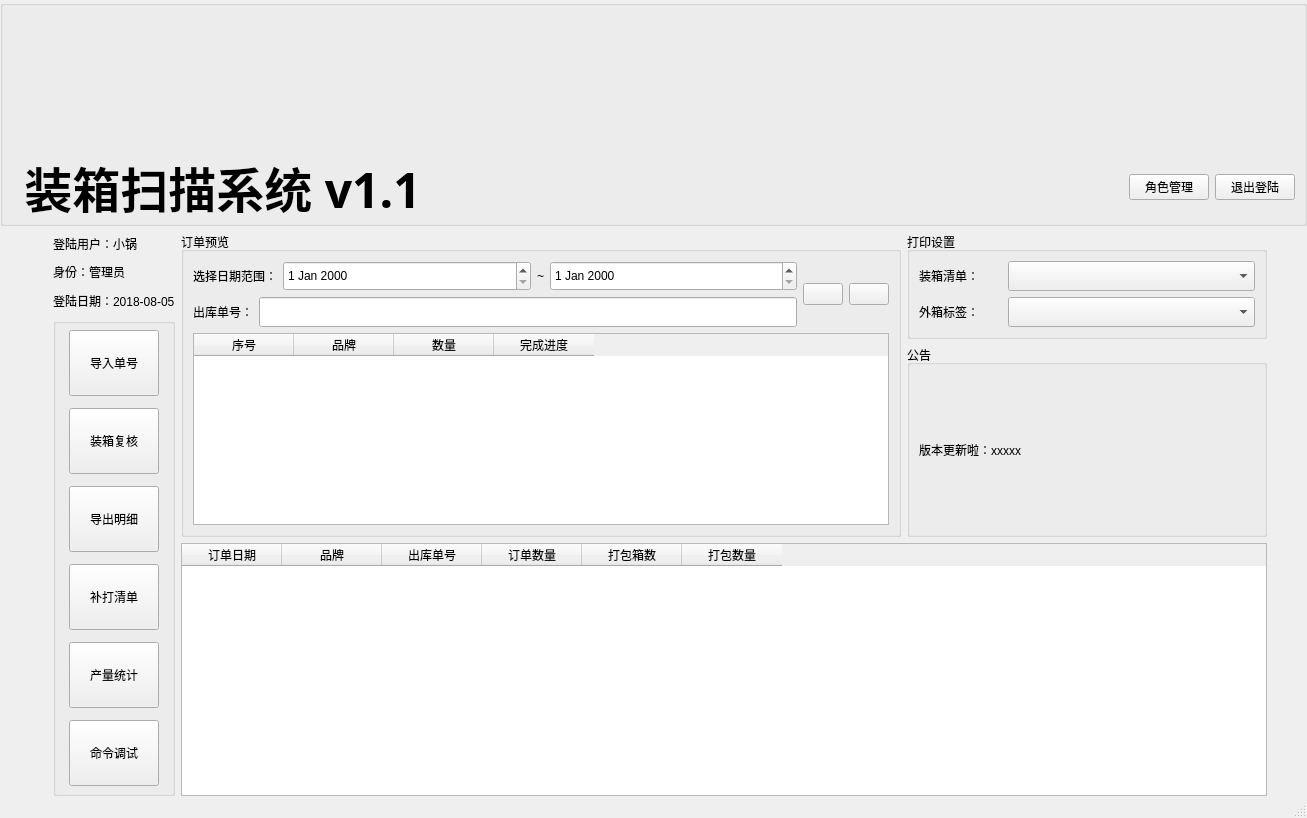
<?xml version="1.0" encoding="UTF-8"?>
<ui version="4.0">
 <class>MainWindow</class>
 <widget class="QMainWindow" name="MainWindow">
  <property name="geometry">
   <rect>
    <x>0</x>
    <y>0</y>
    <width>1307</width>
    <height>818</height>
   </rect>
  </property>
  <property name="acceptDrops">
   <bool>false</bool>
  </property>
  <property name="windowTitle">
   <string>装箱扫描系统</string>
  </property>
  <property name="windowIcon">
   <iconset>
    <normaloff>../Images/ico.ico</normaloff>../Images/ico.ico</iconset>
  </property>
  <widget class="QWidget" name="centralwidget">
   <layout class="QVBoxLayout" name="verticalLayout_9" stretch="2,5">
    <property name="leftMargin">
     <number>0</number>
    </property>
    <property name="topMargin">
     <number>0</number>
    </property>
    <property name="rightMargin">
     <number>0</number>
    </property>
    <property name="bottomMargin">
     <number>0</number>
    </property>
    <item>
     <widget class="QGroupBox" name="groupBox_5">
      <property name="styleSheet">
       <string notr="true">border-image: \url(:/images/images/top.jpg);</string>
      </property>
      <property name="title">
       <string/>
      </property>
      <layout class="QGridLayout" name="gridLayout_3">
       <property name="bottomMargin">
        <number>0</number>
       </property>
       <item row="2" column="2">
        <layout class="QHBoxLayout" name="horizontalLayout_7">
         <item>
          <widget class="QPushButton" name="pushButton">
           <property name="styleSheet">
            <string notr="true">border-image: \*url();</string>
           </property>
           <property name="text">
            <string>角色管理</string>
           </property>
           <property name="icon">
            <iconset resource="../img.qrc">
             <normaloff>:/images/images/user.ico</normaloff>:/images/images/user.ico</iconset>
           </property>
           <property name="iconSize">
            <size>
             <width>64</width>
             <height>64</height>
            </size>
           </property>
          </widget>
         </item>
         <item>
          <widget class="QPushButton" name="pushButton_2">
           <property name="styleSheet">
            <string notr="true">border-image: \*url();</string>
           </property>
           <property name="text">
            <string>退出登陆</string>
           </property>
           <property name="icon">
            <iconset resource="../img.qrc">
             <normaloff>:/images/images/exit.png</normaloff>:/images/images/exit.png</iconset>
           </property>
           <property name="iconSize">
            <size>
             <width>64</width>
             <height>64</height>
            </size>
           </property>
          </widget>
         </item>
        </layout>
       </item>
       <item row="0" column="2">
        <spacer name="verticalSpacer">
         <property name="orientation">
          <enum>Qt::Vertical</enum>
         </property>
         <property name="sizeHint" stdset="0">
          <size>
           <width>20</width>
           <height>40</height>
          </size>
         </property>
        </spacer>
       </item>
       <item row="2" column="0">
        <widget class="QLabel" name="label_12">
         <property name="enabled">
          <bool>true</bool>
         </property>
         <property name="font">
          <font>
           <family>微软雅黑</family>
           <pointsize>36</pointsize>
           <weight>75</weight>
           <bold>true</bold>
          </font>
         </property>
         <property name="focusPolicy">
          <enum>Qt::TabFocus</enum>
         </property>
         <property name="autoFillBackground">
          <bool>false</bool>
         </property>
         <property name="styleSheet">
          <string notr="true">border-image: \*url();</string>
         </property>
         <property name="text">
          <string> 装箱扫描系统 v1.1</string>
         </property>
        </widget>
       </item>
       <item row="2" column="1">
        <spacer name="horizontalSpacer_4">
         <property name="orientation">
          <enum>Qt::Horizontal</enum>
         </property>
         <property name="sizeHint" stdset="0">
          <size>
           <width>40</width>
           <height>20</height>
          </size>
         </property>
        </spacer>
       </item>
      </layout>
     </widget>
    </item>
    <item>
     <layout class="QHBoxLayout" name="horizontalLayout_6">
      <item>
       <spacer name="horizontalSpacer_3">
        <property name="orientation">
         <enum>Qt::Horizontal</enum>
        </property>
        <property name="sizeType">
         <enum>QSizePolicy::Fixed</enum>
        </property>
        <property name="sizeHint" stdset="0">
         <size>
          <width>40</width>
          <height>20</height>
         </size>
        </property>
       </spacer>
      </item>
      <item>
       <spacer name="horizontalSpacer">
        <property name="orientation">
         <enum>Qt::Horizontal</enum>
        </property>
        <property name="sizeType">
         <enum>QSizePolicy::Fixed</enum>
        </property>
        <property name="sizeHint" stdset="0">
         <size>
          <width>13</width>
          <height>13</height>
         </size>
        </property>
       </spacer>
      </item>
      <item>
       <layout class="QVBoxLayout" name="verticalLayout_7" stretch="1,6">
        <item>
         <layout class="QVBoxLayout" name="verticalLayout">
          <item>
           <widget class="QLabel" name="label_3">
            <property name="text">
             <string>登陆用户：小锅</string>
            </property>
           </widget>
          </item>
          <item>
           <widget class="QLabel" name="label_5">
            <property name="text">
             <string>身份：管理员</string>
            </property>
           </widget>
          </item>
          <item>
           <widget class="QLabel" name="label_4">
            <property name="text">
             <string>登陆日期：2018-08-05</string>
            </property>
           </widget>
          </item>
         </layout>
        </item>
        <item>
         <widget class="QGroupBox" name="groupBox_2">
          <property name="title">
           <string/>
          </property>
          <layout class="QVBoxLayout" name="verticalLayout_2">
           <property name="leftMargin">
            <number>13</number>
           </property>
           <property name="topMargin">
            <number>0</number>
           </property>
           <property name="rightMargin">
            <number>13</number>
           </property>
           <property name="bottomMargin">
            <number>0</number>
           </property>
           <item>
            <widget class="QPushButton" name="pushButton_7">
             <property name="minimumSize">
              <size>
               <width>0</width>
               <height>0</height>
              </size>
             </property>
             <property name="maximumSize">
              <size>
               <width>180</width>
               <height>66</height>
              </size>
             </property>
             <property name="sizeIncrement">
              <size>
               <width>44</width>
               <height>44</height>
              </size>
             </property>
             <property name="text">
              <string>导入单号</string>
             </property>
             <property name="icon">
              <iconset resource="../img.qrc">
               <normaloff>:/images/images/FromExcel32.ico</normaloff>:/images/images/FromExcel32.ico</iconset>
             </property>
             <property name="iconSize">
              <size>
               <width>68</width>
               <height>68</height>
              </size>
             </property>
            </widget>
           </item>
           <item>
            <widget class="QPushButton" name="pushButton_3">
             <property name="maximumSize">
              <size>
               <width>180</width>
               <height>66</height>
              </size>
             </property>
             <property name="text">
              <string>装箱复核</string>
             </property>
             <property name="icon">
              <iconset resource="../img.qrc">
               <normaloff>:/images/images/pack.png</normaloff>:/images/images/pack.png</iconset>
             </property>
             <property name="iconSize">
              <size>
               <width>68</width>
               <height>68</height>
              </size>
             </property>
            </widget>
           </item>
           <item>
            <widget class="QPushButton" name="pushButton_6">
             <property name="maximumSize">
              <size>
               <width>180</width>
               <height>66</height>
              </size>
             </property>
             <property name="text">
              <string>导出明细</string>
             </property>
             <property name="icon">
              <iconset resource="../img.qrc">
               <normaloff>:/images/images/ToExcel32.ico</normaloff>:/images/images/ToExcel32.ico</iconset>
             </property>
             <property name="iconSize">
              <size>
               <width>68</width>
               <height>68</height>
              </size>
             </property>
            </widget>
           </item>
           <item>
            <widget class="QPushButton" name="pushButton_5">
             <property name="maximumSize">
              <size>
               <width>180</width>
               <height>66</height>
              </size>
             </property>
             <property name="text">
              <string>补打清单</string>
             </property>
             <property name="icon">
              <iconset resource="../img.qrc">
               <normaloff>:/images/images/PageSetup32.ico</normaloff>:/images/images/PageSetup32.ico</iconset>
             </property>
             <property name="iconSize">
              <size>
               <width>68</width>
               <height>68</height>
              </size>
             </property>
            </widget>
           </item>
           <item>
            <widget class="QPushButton" name="pushButton_4">
             <property name="maximumSize">
              <size>
               <width>180</width>
               <height>66</height>
              </size>
             </property>
             <property name="text">
              <string>产量统计</string>
             </property>
             <property name="icon">
              <iconset resource="../img.qrc">
               <normaloff>:/images/images/statistics.png</normaloff>:/images/images/statistics.png</iconset>
             </property>
             <property name="iconSize">
              <size>
               <width>68</width>
               <height>68</height>
              </size>
             </property>
            </widget>
           </item>
           <item>
            <widget class="QPushButton" name="pushButton_8">
             <property name="maximumSize">
              <size>
               <width>180</width>
               <height>66</height>
              </size>
             </property>
             <property name="text">
              <string>命令调试</string>
             </property>
             <property name="icon">
              <iconset resource="../img.qrc">
               <normaloff>:/images/images/config.png</normaloff>:/images/images/config.png</iconset>
             </property>
             <property name="iconSize">
              <size>
               <width>68</width>
               <height>68</height>
              </size>
             </property>
            </widget>
           </item>
          </layout>
         </widget>
        </item>
       </layout>
      </item>
      <item>
       <layout class="QVBoxLayout" name="verticalLayout_6">
        <item>
         <layout class="QHBoxLayout" name="horizontalLayout_5" stretch="4,2">
          <item>
           <widget class="QGroupBox" name="groupBox_3">
            <property name="title">
             <string>订单预览</string>
            </property>
            <layout class="QVBoxLayout" name="verticalLayout_4">
             <item>
              <layout class="QHBoxLayout" name="horizontalLayout_4">
               <item>
                <layout class="QVBoxLayout" name="verticalLayout_3">
                 <item>
                  <layout class="QHBoxLayout" name="horizontalLayout" stretch="1,3,0,3">
                   <item>
                    <widget class="QLabel" name="label_6">
                     <property name="text">
                      <string>选择日期范围：</string>
                     </property>
                    </widget>
                   </item>
                   <item>
                    <widget class="QDateEdit" name="dateEdit">
                     <property name="minimumSize">
                      <size>
                       <width>0</width>
                       <height>30</height>
                      </size>
                     </property>
                     <property name="maximumSize">
                      <size>
                       <width>16777215</width>
                       <height>30</height>
                      </size>
                     </property>
                     <property name="sizeIncrement">
                      <size>
                       <width>0</width>
                       <height>30</height>
                      </size>
                     </property>
                    </widget>
                   </item>
                   <item>
                    <widget class="QLabel" name="label_11">
                     <property name="text">
                      <string>~</string>
                     </property>
                    </widget>
                   </item>
                   <item>
                    <widget class="QDateEdit" name="dateEdit_2">
                     <property name="minimumSize">
                      <size>
                       <width>0</width>
                       <height>30</height>
                      </size>
                     </property>
                    </widget>
                   </item>
                  </layout>
                 </item>
                 <item>
                  <layout class="QHBoxLayout" name="horizontalLayout_2">
                   <item>
                    <widget class="QLabel" name="label_7">
                     <property name="text">
                      <string>出库单号：</string>
                     </property>
                    </widget>
                   </item>
                   <item>
                    <widget class="QLineEdit" name="lineEdit">
                     <property name="minimumSize">
                      <size>
                       <width>0</width>
                       <height>30</height>
                      </size>
                     </property>
                    </widget>
                   </item>
                  </layout>
                 </item>
                </layout>
               </item>
               <item>
                <layout class="QHBoxLayout" name="horizontalLayout_3">
                 <item>
                  <widget class="QPushButton" name="pushButton_9">
                   <property name="text">
                    <string/>
                   </property>
                   <property name="icon">
                    <iconset resource="../img.qrc">
                     <normaloff>:/images/images/find.png</normaloff>:/images/images/find.png</iconset>
                   </property>
                   <property name="iconSize">
                    <size>
                     <width>48</width>
                     <height>48</height>
                    </size>
                   </property>
                  </widget>
                 </item>
                 <item>
                  <widget class="QPushButton" name="pushButton_10">
                   <property name="text">
                    <string/>
                   </property>
                   <property name="icon">
                    <iconset resource="../img.qrc">
                     <normaloff>:/images/images/renovate.png</normaloff>:/images/images/renovate.png</iconset>
                   </property>
                   <property name="iconSize">
                    <size>
                     <width>48</width>
                     <height>48</height>
                    </size>
                   </property>
                  </widget>
                 </item>
                </layout>
               </item>
              </layout>
             </item>
             <item>
              <widget class="QTableWidget" name="tableWidget">
               <column>
                <property name="text">
                 <string>序号</string>
                </property>
               </column>
               <column>
                <property name="text">
                 <string>品牌</string>
                </property>
               </column>
               <column>
                <property name="text">
                 <string>数量</string>
                </property>
               </column>
               <column>
                <property name="text">
                 <string>完成进度</string>
                </property>
               </column>
              </widget>
             </item>
            </layout>
           </widget>
          </item>
          <item>
           <layout class="QVBoxLayout" name="verticalLayout_5" stretch="1,2">
            <item>
             <widget class="QGroupBox" name="groupBox">
              <property name="title">
               <string>打印设置</string>
              </property>
              <layout class="QGridLayout" name="gridLayout" rowstretch="0,0" columnstretch="1,3" rowminimumheight="0,0" columnminimumwidth="0,0">
               <item row="0" column="0">
                <widget class="QLabel" name="label">
                 <property name="text">
                  <string>装箱清单：</string>
                 </property>
                </widget>
               </item>
               <item row="0" column="1">
                <widget class="QComboBox" name="comboBox">
                 <property name="minimumSize">
                  <size>
                   <width>0</width>
                   <height>30</height>
                  </size>
                 </property>
                </widget>
               </item>
               <item row="1" column="0">
                <widget class="QLabel" name="label_2">
                 <property name="text">
                  <string>外箱标签：</string>
                 </property>
                </widget>
               </item>
               <item row="1" column="1">
                <widget class="QComboBox" name="comboBox_2">
                 <property name="minimumSize">
                  <size>
                   <width>0</width>
                   <height>30</height>
                  </size>
                 </property>
                </widget>
               </item>
              </layout>
             </widget>
            </item>
            <item>
             <widget class="QGroupBox" name="groupBox_4">
              <property name="title">
               <string>公告</string>
              </property>
              <layout class="QGridLayout" name="gridLayout_2" rowstretch="0" columnstretch="0">
               <item row="0" column="0">
                <widget class="QLabel" name="label_8">
                 <property name="text">
                  <string>版本更新啦：xxxxx</string>
                 </property>
                </widget>
               </item>
              </layout>
             </widget>
            </item>
           </layout>
          </item>
         </layout>
        </item>
        <item>
         <widget class="QTableWidget" name="tableWidget_3">
          <column>
           <property name="text">
            <string>订单日期</string>
           </property>
          </column>
          <column>
           <property name="text">
            <string>品牌</string>
           </property>
          </column>
          <column>
           <property name="text">
            <string>出库单号</string>
           </property>
          </column>
          <column>
           <property name="text">
            <string>订单数量</string>
           </property>
          </column>
          <column>
           <property name="text">
            <string>打包箱数</string>
           </property>
          </column>
          <column>
           <property name="text">
            <string>打包数量</string>
           </property>
          </column>
         </widget>
        </item>
       </layout>
      </item>
      <item>
       <spacer name="horizontalSpacer_2">
        <property name="orientation">
         <enum>Qt::Horizontal</enum>
        </property>
        <property name="sizeType">
         <enum>QSizePolicy::Fixed</enum>
        </property>
        <property name="sizeHint" stdset="0">
         <size>
          <width>40</width>
          <height>20</height>
         </size>
        </property>
       </spacer>
      </item>
     </layout>
    </item>
   </layout>
  </widget>
  <widget class="QStatusBar" name="statusbar"/>
 </widget>
 <resources>
  <include location="../img.qrc"/>
 </resources>
 <connections/>
</ui>
